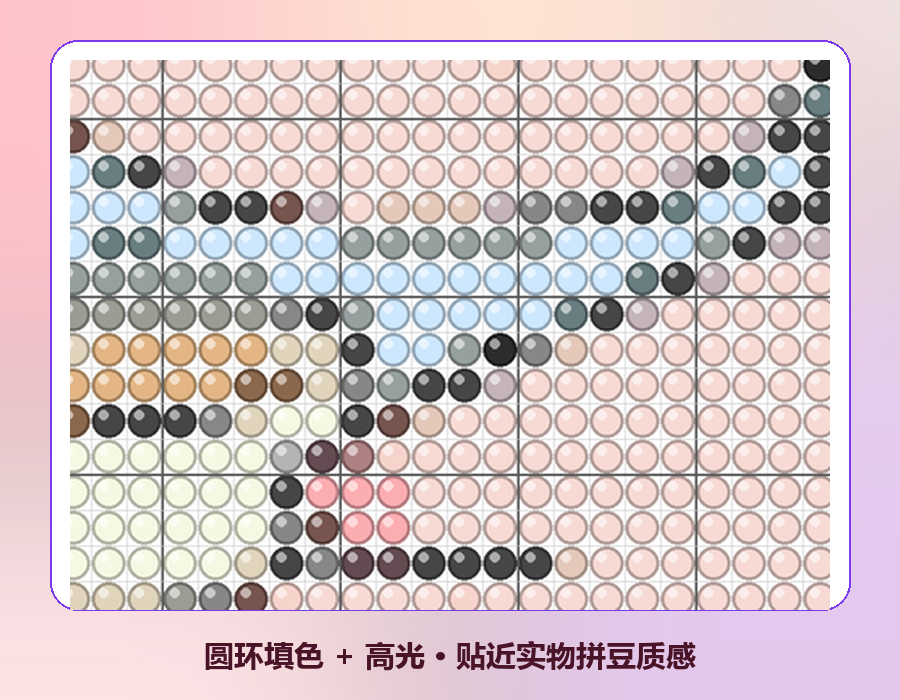
#> input picture .github/assets/bead_closeup.png, 900 x 700 px
$ python -i skin.py   (imports and definitions only)
#> lines starting #> are read from the running program, lines starting #| are printed output that depends on the picture
### src/core/color_manager.py
"""
Color management for Perler beads
"""
import json
import os
from typing import List, Dict, Tuple
from pathlib import Path
import colorsys
import numpy as np
import cv2


class Color:
    """Represents a single perler bead color"""

    def __init__(self, code: str, name: str, hex_value: str, lab: Tuple[float, float, float] = None):
        self.code = code
        self.name = name
        self.hex = hex_value
        self.rgb = self._hex_to_rgb(hex_value)
        # Optional measured CIE LAB (L 0-100, a/b -128~127). When provided it
        # is used instead of computing from hex, improving match accuracy.
        self.lab = tuple(lab) if lab is not None else None

    @staticmethod
    def _hex_to_rgb(hex_value: str) -> Tuple[int, int, int]:
        """Convert hex color to RGB tuple"""
        hex_value = hex_value.lstrip('#')
        return tuple(int(hex_value[i:i+2], 16) for i in (0, 2, 4))

    def rgb_normalized(self) -> Tuple[float, float, float]:
        """Return RGB values normalized to 0-1"""
        return tuple(c / 255.0 for c in self.rgb)

    # [73 lines left out: functions bgr, _rgb_to_lab, distance_to, _distance_weighted, _distance_euclidean, _distance_lab, not called in this run]

    def _distance_ciede76(self, other_rgb: Tuple[int, int, int]) -> float:
        """CIE76 delta E distance in LAB color space (delegates to _distance_lab)"""
        return self._distance_lab(other_rgb)

    # [62 lines left out: functions _distance_ciede2000, _ciede2000, not called in this run]


class ColorPalette:
    """Manages a palette of perler bead colors"""

    def __init__(self, colors: List[Color] = None, color_metric: str = "weighted"):
        self.colors = colors or []
        self._color_dict = {c.code: c for c in self.colors}
        self.color_metric = color_metric
        self._closest_cache: Dict[Tuple[int, int, int], Color] = {}
        self._rebuild_matrices()

    def _rebuild_matrices(self):
        """Precompute palette RGB and LAB matrices for vectorized matching"""
        if self.colors:
            self._palette_rgb = np.array([c.rgb for c in self.colors], dtype=np.uint8)
            computed = cv2.cvtColor(self._palette_rgb.reshape(1, -1, 3), cv2.COLOR_RGB2Lab).reshape(-1, 3).astype(np.float64)
            computed[:, 0] = computed[:, 0] * 100.0 / 255.0
            computed[:, 1] = computed[:, 1] - 128.0
            computed[:, 2] = computed[:, 2] - 128.0
            # Prefer a measured LAB value when a color provides one.
            lab = computed.copy()
            for i, c in enumerate(self.colors):
                if c.lab is not None:
                    lab[i] = np.asarray(c.lab, dtype=np.float64)
            self._palette_lab = lab
        else:
            self._palette_rgb = np.zeros((0, 3), dtype=np.uint8)
            self._palette_lab = np.zeros((0, 3), dtype=np.float64)

    # [12 lines left out: functions add_color, set_color_metric, not called in this run]

    def get_color(self, code: str) -> Color:
        """Get color by code"""
        return self._color_dict.get(code)

    # [87 lines left out: functions get_closest_color, get_closest_indices_batch, _rgb_batch_to_lab, to_dict, from_dict, save_to_json and 1 more, not called in this run]


class ColorManager:
    """Main color management system"""

    # 支持的拼豆品牌：key -> (显示名, palette 目录下的文件名)
    # 数据来自 GitHub maxcleme/beadcolors（真实色号+RGB，转 {code,name,hex}）。
    BRANDS = {
        'mard':     ('MARD',           'mard.json'),
        'perler':   ('Perler',         'perler.json'),
        'hama':     ('Hama',           'hama.json'),
        'artkal_s': ('Artkal S-5mm',   'artkal_s.json'),
        'artkal_c': ('Artkal C-2.6mm', 'artkal_c.json'),
    }

    def __init__(self, colors_file: str = None, color_metric: str = "ciede2000",
                 palette_dir: str = None):
        self.colors_file = colors_file
        self.palette = None
        self.color_metric = color_metric
        # palette 目录（各品牌 JSON 所在），默认 src/assets/palette
        self.palette_dir = palette_dir or (
            os.path.join(os.path.dirname(colors_file), 'palette') if colors_file else None)
        self.brand = 'mard'          # 当前品牌 key
        self.brand_label = self.BRANDS['mard'][0]
        self._load_or_create_palette()

    def _load_or_create_palette(self):
        """Load palette from file or create default with fallback"""
        if self.colors_file:
            try:
                if os.path.exists(self.colors_file):
                    with open(self.colors_file, 'r', encoding='utf-8-sig') as f:
                        data = json.load(f)
                    self.palette = ColorPalette.from_dict(data)
                    self.palette.set_color_metric(self.color_metric)
                    count = len(self.palette.colors)
                    print(f"成功加载颜色表: {self.colors_file} ({count} 种颜色)")
                    if count < 50:
                        print(f"警告: 加载的颜色数量偏少 ({count})，可能使用了回退调色板")
                else:
                    print(f"颜色表文件不存在: {self.colors_file}，使用默认颜色库")
                    self._create_default_palette()
            except Exception as e:
                print(f"加载颜色表出错 ({e})，使用默认颜色库")
                self._create_default_palette()
        else:
            self._create_default_palette()

    def _create_default_palette(self):
        """Create default palette with real MARD 221-color subset"""
        default_colors = [
            Color('H1', '纯白', '#ffffff'),
            Color('H7', '纯黑', '#010101'),
            Color('F5', '深红', '#e10328'),
            Color('B4', '翠绿', '#5fdf34'),
            Color('C8', '深蓝', '#0f52bd'),
            Color('A3', '柠檬黄', '#fcff92'),
            Color('H3', '浅灰', '#b4b4b4'),
            Color('H5', '深灰', '#464648'),
            Color('A7', '橙橘', '#fa8c4f'),
            Color('D7', '深紫', '#8758a9'),
            Color('E6', '玫红', '#eb4172'),
            Color('G7', '深棕', '#985c3a'),
            Color('C13', '淡蓝', '#cde7fe'),
            Color('B6', '薄荷绿', '#64e0a4'),
            Color('F2', '正红', '#f63d4b'),
            Color('E4', '桃红', '#e8649e'),
            Color('G3', '肤色', '#f1c4a5'),
            Color('M4', '浅卡其', '#e0d4bc'),
        ]
        self.palette = ColorPalette(default_colors, color_metric=self.color_metric)

    def get_palette(self) -> ColorPalette:
        """Get the current color palette"""
        return self.palette

    # [46 lines left out: functions load_palette, load_palette_file, load_brand, set_color_metric, not called in this run]

    def get_color_metric(self) -> str:
        """Get the current color distance metric"""
        return self.color_metric if self.palette else "ciede2000"

    # [108 lines left out: functions update_from_remote, quantize_image, not called in this run]

    # ---- helpers ---------------------------------------------------------

    # Chroma-preservation tuning for palette selection. Real bead colors that a
    # painter perceives as "the same hue" rarely differ by more than ~12 chroma
    # units from the source; letting a vivid source collapse to a much greyer
    # bead (or a pastel source jump to a vivid bead) is exactly the hue-shift
    # failure seen in the wild (yellow->orange, blue->purple, pink->gray).
    _CHROMA_SAT_MIN = 30.0        # below this a source counts as unsaturated
    _CHROMA_MATCH_TOL = 12.0      # saturated source: keep candidate chroma >= src - tol
    _CHROMA_ALLOW_BOOST = 15.0    # unsaturated source: allow up to src + boost
    _CHROMA_SOFT_PENALTY = 0.6    # per-chroma-unit dE penalty beyond allowance
    _CHROMA_RELAX = 1.12          # multiplicative slack before accepting a worse pick

    # [419 lines left out: functions _chroma_aware_pick, _top_palette_colors, _chroma_penalty, _select_palette_colors, _usage_from_indices, _salience_map and 8 more, not called in this run]


# [6 lines that do not run on import are left out]

### src/webapp/state.py
"""
Session state for the webapp backend.

Holds the single-user working state (image, mask, pattern, BOM) and reuses the
existing tkinter-free core modules. One AppState instance per running app.
"""
import os
import sys
import json
import threading
from typing import Optional

import numpy as np

from src.core.image_processor import ImageProcessor
from src.core.color_manager import ColorManager
from src.core.pattern_generator import PatternGenerator, PatternConfig
from src.utils.segmentation import IterativeGrabCutState


def _resource_path(*parts) -> str:
    """Resolve a bundled resource path (dev + PyInstaller onedir)."""
    here = os.path.dirname(os.path.abspath(__file__))
    root = os.path.dirname(os.path.dirname(here))
    candidate = os.path.join(root, *parts)
    if os.path.exists(candidate):
        return candidate
    base = getattr(sys, '_MEIPASS', root)
    return os.path.join(base, *parts)


class AppState:
    """Central working state. All mutation goes through the lock."""

    def __init__(self):
        self.lock = threading.RLock()
        self.processor = ImageProcessor()
        colors_file = _resource_path('src', 'assets', 'colors_221.json')
        self.color_manager = ColorManager(colors_file=colors_file)
        self.generator = PatternGenerator()
        self.segmentation: Optional[IterativeGrabCutState] = None
        self.mask: Optional[np.ndarray] = None        # uint8 binary (0/255)
        self.bead_mask: Optional[np.ndarray] = None   # bool (h_beads, w_beads)
        self.mask_undo: list = []                     # mask 历史（撤销），cap 3
        self.mask_redo: list = []                     # mask 历史（重做），cap 3
        self.output_dir: str = os.path.abspath("output")
        self.grid_width: int = 104  # 图纸宽（豆），分割下采样目标据此算；生成图纸时同步

        # ---- 图纸画板（board）----
        self.board_active: bool = False
        self.board_size: int = 0                       # 网格边长（豆），52 | 104
        self.board_brand: str = 'mard'                 # 画板用色品牌（独立于图像转换）
        # 网格：object 数组 (h,w)，每格色号 str 或 None（空板格）
        self.board_grid: Optional[np.ndarray] = None
        # 底图：整图直接拖放，按偏移叠加显示在绘制层之下，超出画板自动裁切
        self.board_base: Optional[np.ndarray] = None   # (H,W,3) uint8 整图（不再强制正方形）
        self.board_base_src: Optional[np.ndarray] = None  # 兼容旧字段（已废弃，同 board_base）
        self.board_base_opacity: float = 0.35
        self.board_base_visible: bool = True
        # 底图偏移（画板格坐标，可为负=向左/上超出）；缩放 base_scale = 1 源像素渲染为几格（等比例）
        self.board_base_offx: float = 0.0
        self.board_base_offy: float = 0.0
        self.board_base_scale: float = 1.0
        # 增量笔画历史（撤销/重做，各 cap 5）。每条 op={'kind','cells':[(x,y,old,new),...]}
        self.board_undo: list = []
        self.board_redo: list = []

    # ---- 用户偏好（默认参数），持久化到安装目录 settings.json ----
    # 默认值以手机端 AppSettings 为基准，统一三处（HTML/state.py/Flutter）不一致。
    DEFAULT_SETTINGS: dict = {
        # 图纸默认参数
        "width": 104, "keepRatio": True, "maxColors": 0, "salience": 1.0,
        "metric": "ciede2000", "dither": False, "ditherStrength": 1.0,
        "icm": False, "icmSmooth": 0.5, "brand": "mard", "maskBg": "none",
        # 分割默认参数（桌面端优先轻量神经分割，旧用户设置保持不变）
        "segMethod": "u2netp", "brushSize": 12,
        # 外观
        "theme": "system",
        # 图片换肤（skinImage 非空即启用；skinColor 主色、skinAccent 辅助色 hex 或空串；
        # skinOpacity 亮暗共用单一不透明度；skinBlur 模糊档 0=无/1=中/2=高）
        "skinImage": "", "skinColor": "", "skinAccent": "",
        "skinOpacity": 0.15, "skinBlur": 1,
        # 图纸豆子风格：real=真实风(同心圆环+中央孔洞) | square=图纸风
        "beadStyle": "real",
    }

    # [7 lines left out: function _install_dir, not called in this run]

    def _settings_path(self) -> str:
        return os.path.join(self._install_dir(), 'settings.json')

    # [35 lines left out: functions load_settings, save_settings, source_name, not called in this run]

    # ---- image ----
    def has_image(self) -> bool:
        return self.processor.current_image is not None

    # [5 lines left out: function require_image, not called in this run]

    def set_mask(self, mask: Optional[np.ndarray]):
        with self.lock:
            self.mask = None if mask is None else mask.copy()

    # ---- mask 形态学历史（撤销/重做，各保留 3 步） ----
    # [130 lines left out: functions push_mask_history, undo_mask, redo_mask, new_grabcut_session, get_grabcut_session, board_new and 5 more, not called in this run]


# Global singleton (single-user desktop app)
STATE = AppState()

### src/core/image_processor.py
"""
Image processing module for Perler Beads Designer
"""
import cv2
import numpy as np
from typing import Tuple, Optional
import os


class ImageProcessor:
    """Handles image loading, manipulation, and basic processing"""

    def __init__(self):
        self.original_image = None
        self.current_image = None
        self.image_path = None

    # [290 lines left out: functions load_image, get_current_image, get_original_image, reset_to_original, resize_image, crop_region and 13 more, not called in this run]


# [4 lines that do not run on import are left out]

### src/core/pattern_generator.py
"""
Pattern generator for creating perler bead patterns
"""
import numpy as np
import cv2
from typing import Tuple, Dict, List, Optional
from dataclasses import dataclass
import json


# Fraction to blend a masked-out bead's color toward white when rendering the
# standard chart (0.70 = keep ~30% of the color so the shape stays faintly
# visible while clearly washed out).
MASK_FADE = 0.70

# Standard-chart render resolution (pixels per bead cell). 30 keeps per-cell
# codes crisp in the exported PNG.
CHART_BEAD_PX = 30

# Supersample factor for the standard chart: render at Nx then LANCZOS down.
# 2 gives visibly crisper code text; set to 1 to disable.
CHART_SUPERSAMPLE = 2

# Above this many bead cells, drop supersampling to 1 to bound canvas memory.
CHART_SUPERSAMPLE_MAX_CELLS = 4000

# Preferred CJK font order for numeric codes (Microsoft YaHei's numerals read
# cleaner than SimHei at small sizes).
FONT_CANDIDATES = (
    "C:/Windows/Fonts/msyh.ttc",
    "C:/Windows/Fonts/msyhbd.ttc",
    "C:/Windows/Fonts/SimHei.ttf",
    "C:/Windows/Fonts/simsun.ttc",
)

# 粗体候选（图纸顶部文件名标题用，雅黑粗体优先）
FONT_CANDIDATES_BOLD = (
    "C:/Windows/Fonts/msyhbd.ttc",
    "C:/Windows/Fonts/msyh.ttc",
    "C:/Windows/Fonts/SimHei.ttf",
)


# 拼豆底（ pegboard ）色：浅米白，中央孔洞透出的是底板而不是纯黑阴影
PEGBOARD = (245, 243, 238)


def _bead_edge(rgb):
    """真实豆子的外圈描边色：豆色压暗一档，形成立体边缘。"""
    return tuple(max(0, int(c * 0.72)) for c in rgb)


def _bead_hole_rim(rgb):
    """中央孔洞外缘的描边色：豆色压暗，模拟穿孔内壁的阴影，让孔洞有纵深感。"""
    return tuple(max(0, int(c * 0.55)) for c in rgb)


# [19 lines left out: function _draw_bead, not called in this run]


@dataclass
class PatternConfig:
    """Configuration for pattern generation"""
    width_beads: int  # Width in beads
    height_beads: int  # Height in beads
    max_colors: Optional[int] = None  # None = use all colors
    dpi: int = 300  # Resolution for output
    bead_size_mm: float = 5.0  # Physical size of one bead in mm
    allow_color_mixing: bool = False  # Whether to mix colors for better results
    salience_strength: float = 1.0  # Detail-preservation weight (0-2)
    dither: bool = False  # Floyd-Steinberg error diffusion
    dither_strength: float = 1.0  # Error-diffusion strength (0-1)
    icm_smooth: float = 0.0  # ICM spatial-coherence refinement (0=off)


class PatternGenerator:
    """Generates perler bead patterns from images"""

    def __init__(self):
        self.pattern = None
        self.color_map = None  # Maps pixel color to bead code
        self.bom = None  # Bill of materials
        self.config = None
        # bool (h_beads, w_beads): True = keep bead, False = masked out.
        # Attached externally (by the UI) after generate_pattern when the
        # image was processed with a mask; drives faded rendering on export.
        self.bead_mask = None

    # [87 lines left out: functions generate_pattern, _create_color_map, _create_bom, not called in this run]

    def get_pattern(self) -> Optional[np.ndarray]:
        """Get current pattern"""
        return self.pattern.copy() if self.pattern is not None else None

    def get_bom(self) -> Optional[Dict]:
        """Get bill of materials"""
        return self.bom.copy() if self.bom is not None else None

    def get_color_map(self) -> Optional[np.ndarray]:
        """Get color code map"""
        return self.color_map.copy() if self.color_map is not None else None

    # [644 lines left out: functions render_pattern_image, render_pattern_with_grid, render_pattern_with_codes, render_pattern_with_codes_and_grid, render_standard_chart, _sorted_usage and 3 more, not called in this run]


# [3 lines that do not run on import are left out]

### src/webapp/skin.py
"""
图片换肤：自定义背景图存取 + 主体颜色提取。

皮肤图存安装目录 ``custom_skin.jpg``（与 settings.json 同级）；
提取算法与移动端 lib/theme/skin.dart 保持同一套规则：
降采样 64 → k=4 kmeans（k-means++ 播种）→ 剔除近白/近黑/灰簇 →
score = 簇像素数 × 饱和度降序，取前 MAX_COLORS 个；无存活簇返回 []（只换背景不换色）。
"""
import os
from typing import Optional

import numpy as np
import cv2

from .state import AppState

SKIN_FILENAME = "custom_skin.jpg"
MAX_SIDE = 1920          # 存储前最长边
SAMPLE = 64              # 取色降采样最长边
K = 4                    # kmeans 簇数（主色+辅色+背景 各留余地）
MAX_COLORS = 3           # 最多返回的颜色数（主色 + 辅助色）
L_WHITE, L_BLACK, S_GRAY = 0.95, 0.08, 0.18   # 近白/近黑/灰 剔除阈值


def skin_path() -> str:
    return os.path.join(AppState._install_dir(), SKIN_FILENAME)


# [61 lines left out: functions _rgb_to_hsl, extract_dominant, not called in this run]


def save_skin(data: bytes) -> list:
    """解码→缩到 ≤1920→JPEG q85 落盘→取色。返回主体色 hex 列表（可能空表）。"""
    arr = np.frombuffer(data, dtype=np.uint8)
    img = cv2.imdecode(arr, cv2.IMREAD_COLOR)
    if img is None:
        raise ValueError("无法解码图片，请换一张试试")
    h, w = img.shape[:2]
    if max(h, w) > MAX_SIDE:
        s = MAX_SIDE / float(max(h, w))
        img = cv2.resize(img, (max(1, int(w * s)), max(1, int(h * s))),
                         interpolation=cv2.INTER_AREA)
    colors = extract_dominant(img)
    if not cv2.imwrite(skin_path(), img, [int(cv2.IMWRITE_JPEG_QUALITY), 85]):
        raise ValueError("皮肤图保存失败（目录不可写）")
    return colors


# [5 lines left out: function remove_skin, not called in this run]

>>> import cv2
>>> picture = cv2.imread('../../.github/assets/bead_closeup.png', cv2.IMREAD_GRAYSCALE)
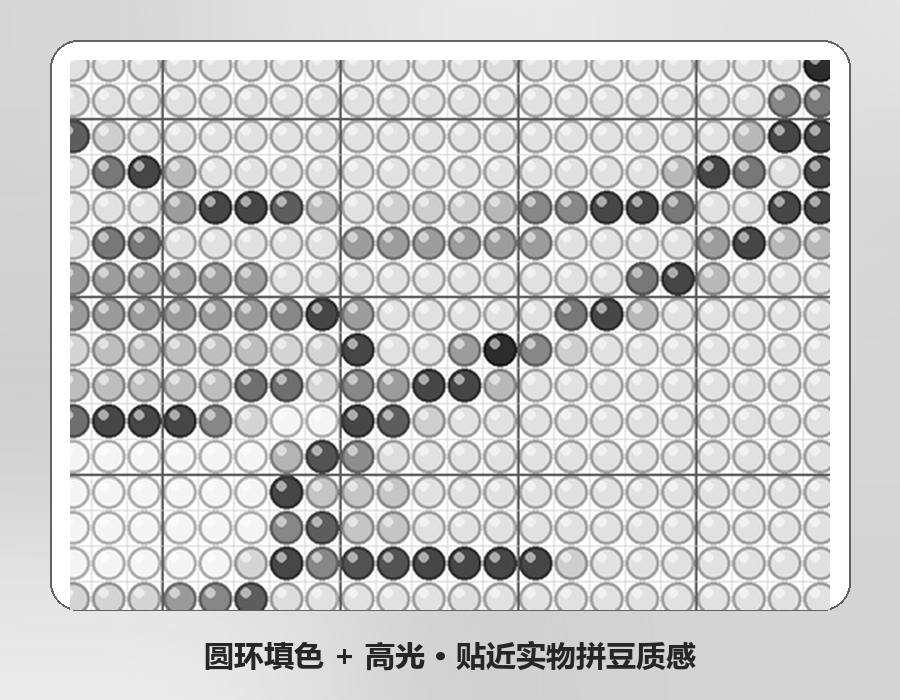
#> picture: shape (700, 900); min 0, max 255, mean 201.4
#> (the run stopped early here; a loop or call above may not have finished)

$ run again, on .github/assets/compare.png
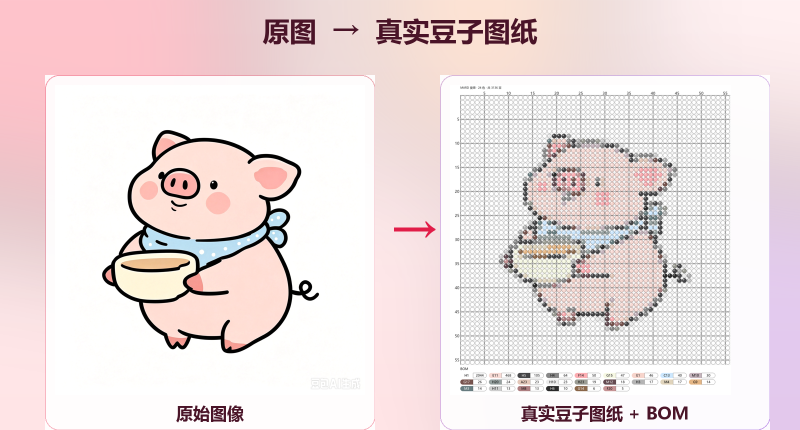
#> input picture .github/assets/compare.png, 1600 x 860 px (shown at 1/2 size)
#> `picture = cv2.imread('../../.github/assets/bead_closeup.png', cv2.IMRE..`:
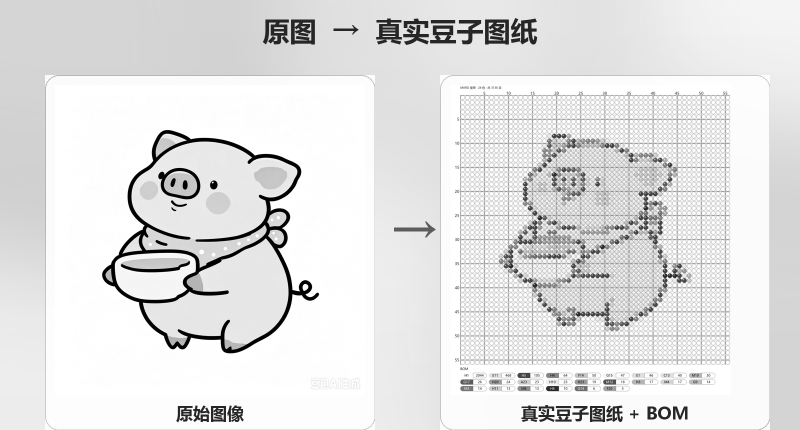
#> picture: shape (860, 1600) (shown at 1/2 size); min 0, max 255, mean 226

$ run again, on .github/assets/devices.png
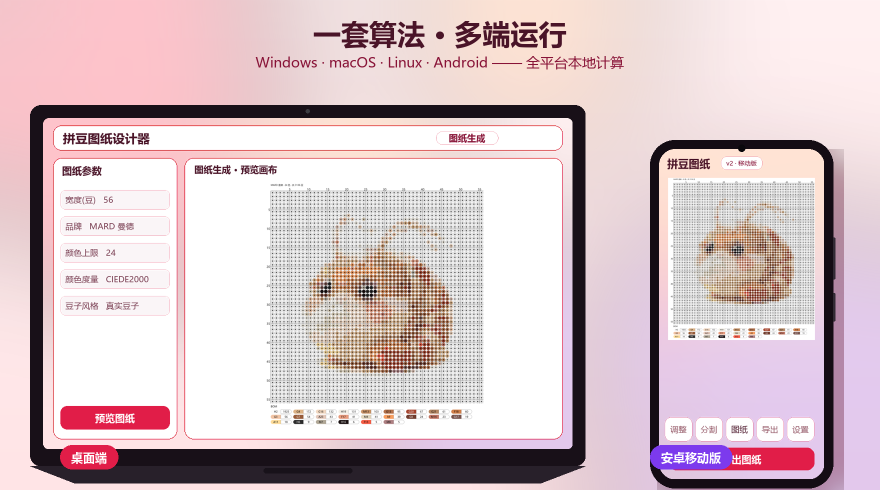
#> input picture .github/assets/devices.png, 1760 x 980 px (shown at 1/2 size)
#> `picture = cv2.imread('../../.github/assets/bead_closeup.png', cv2.IMRE..`:
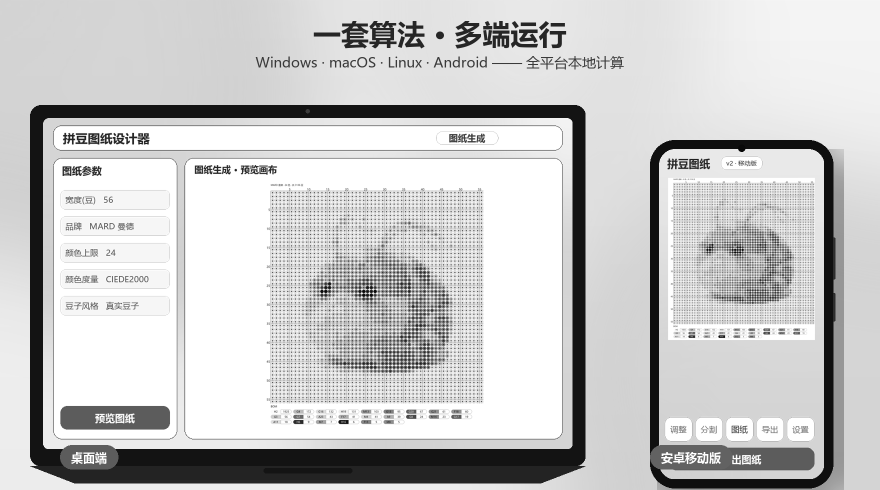
#> picture: shape (980, 1760) (shown at 1/2 size); min 2, max 255, mean 200.1
